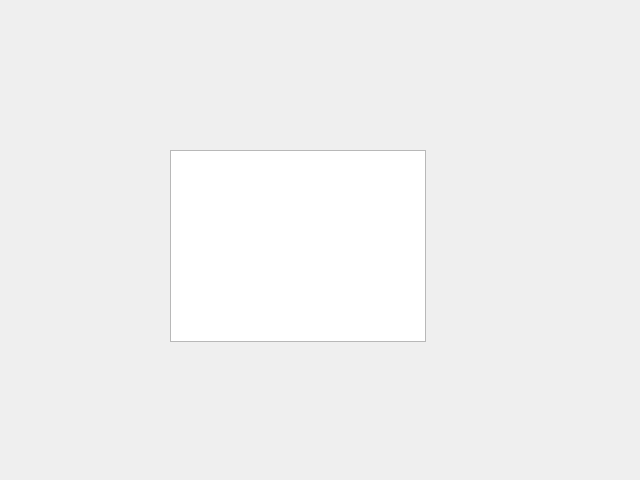
<?xml version="1.0" encoding="UTF-8"?>
<ui version="4.0">
 <class>browse</class>
 <widget class="QDialog" name="browse">
  <property name="geometry">
   <rect>
    <x>0</x>
    <y>0</y>
    <width>640</width>
    <height>480</height>
   </rect>
  </property>
  <property name="windowTitle">
   <string>Dialog</string>
  </property>
  <widget class="QListWidget" name="listWidget">
   <property name="geometry">
    <rect>
     <x>170</x>
     <y>150</y>
     <width>256</width>
     <height>192</height>
    </rect>
   </property>
  </widget>
 </widget>
 <resources/>
 <connections/>
</ui>
